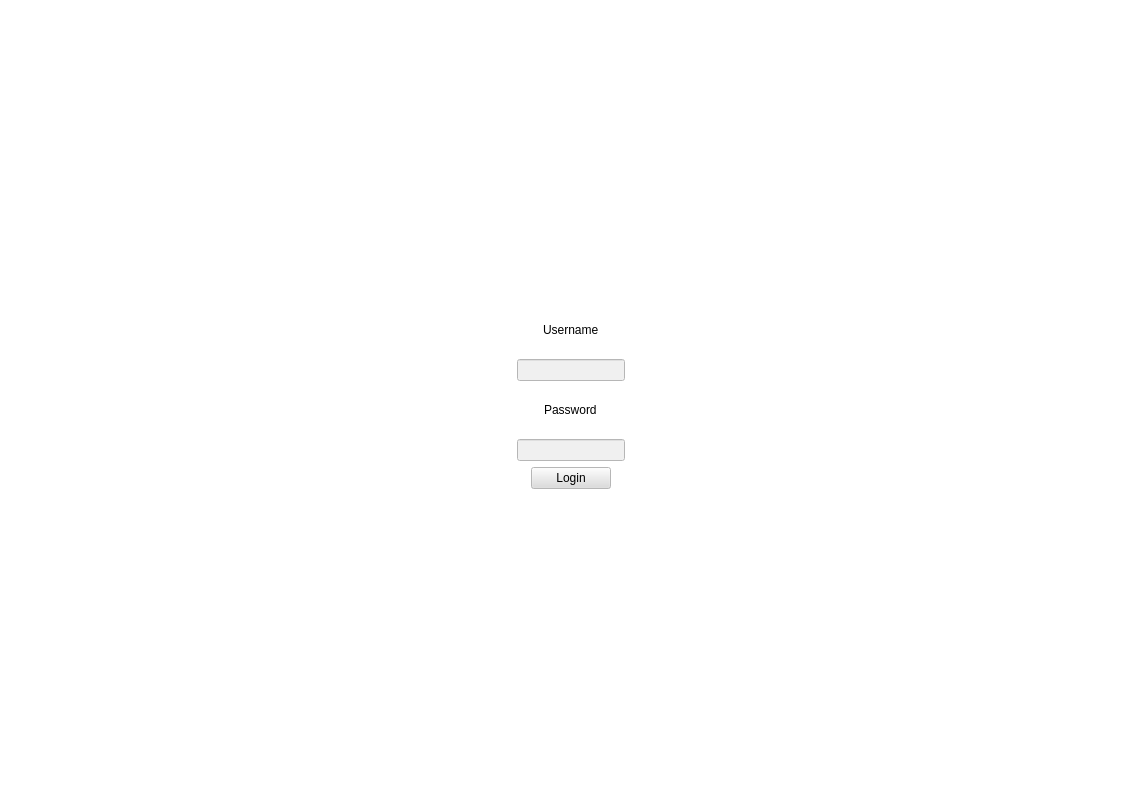
<?xml version="1.0" encoding="UTF-8"?>
<ui version="4.0">
 <class>MainWindow</class>
 <widget class="QMainWindow" name="MainWindow">
  <property name="geometry">
   <rect>
    <x>0</x>
    <y>0</y>
    <width>1143</width>
    <height>797</height>
   </rect>
  </property>
  <property name="palette">
   <palette>
    <active>
     <colorrole role="WindowText">
      <brush brushstyle="SolidPattern">
       <color alpha="255">
        <red>0</red>
        <green>0</green>
        <blue>0</blue>
       </color>
      </brush>
     </colorrole>
     <colorrole role="Button">
      <brush brushstyle="SolidPattern">
       <color alpha="255">
        <red>220</red>
        <green>220</green>
        <blue>220</blue>
       </color>
      </brush>
     </colorrole>
     <colorrole role="Light">
      <brush brushstyle="SolidPattern">
       <color alpha="255">
        <red>61</red>
        <green>56</green>
        <blue>70</blue>
       </color>
      </brush>
     </colorrole>
     <colorrole role="Text">
      <brush brushstyle="SolidPattern">
       <color alpha="255">
        <red>0</red>
        <green>0</green>
        <blue>0</blue>
       </color>
      </brush>
     </colorrole>
     <colorrole role="ButtonText">
      <brush brushstyle="SolidPattern">
       <color alpha="255">
        <red>0</red>
        <green>0</green>
        <blue>0</blue>
       </color>
      </brush>
     </colorrole>
     <colorrole role="Base">
      <brush brushstyle="SolidPattern">
       <color alpha="255">
        <red>240</red>
        <green>240</green>
        <blue>240</blue>
       </color>
      </brush>
     </colorrole>
     <colorrole role="Window">
      <brush brushstyle="SolidPattern">
       <color alpha="255">
        <red>255</red>
        <green>255</green>
        <blue>255</blue>
       </color>
      </brush>
     </colorrole>
     <colorrole role="AlternateBase">
      <brush brushstyle="SolidPattern">
       <color alpha="255">
        <red>255</red>
        <green>255</green>
        <blue>255</blue>
       </color>
      </brush>
     </colorrole>
    </active>
    <inactive>
     <colorrole role="WindowText">
      <brush brushstyle="SolidPattern">
       <color alpha="255">
        <red>0</red>
        <green>0</green>
        <blue>0</blue>
       </color>
      </brush>
     </colorrole>
     <colorrole role="Button">
      <brush brushstyle="SolidPattern">
       <color alpha="255">
        <red>220</red>
        <green>220</green>
        <blue>220</blue>
       </color>
      </brush>
     </colorrole>
     <colorrole role="Light">
      <brush brushstyle="SolidPattern">
       <color alpha="255">
        <red>61</red>
        <green>56</green>
        <blue>70</blue>
       </color>
      </brush>
     </colorrole>
     <colorrole role="Text">
      <brush brushstyle="SolidPattern">
       <color alpha="255">
        <red>0</red>
        <green>0</green>
        <blue>0</blue>
       </color>
      </brush>
     </colorrole>
     <colorrole role="ButtonText">
      <brush brushstyle="SolidPattern">
       <color alpha="255">
        <red>0</red>
        <green>0</green>
        <blue>0</blue>
       </color>
      </brush>
     </colorrole>
     <colorrole role="Base">
      <brush brushstyle="SolidPattern">
       <color alpha="255">
        <red>240</red>
        <green>240</green>
        <blue>240</blue>
       </color>
      </brush>
     </colorrole>
     <colorrole role="Window">
      <brush brushstyle="SolidPattern">
       <color alpha="255">
        <red>255</red>
        <green>255</green>
        <blue>255</blue>
       </color>
      </brush>
     </colorrole>
     <colorrole role="AlternateBase">
      <brush brushstyle="SolidPattern">
       <color alpha="255">
        <red>255</red>
        <green>255</green>
        <blue>255</blue>
       </color>
      </brush>
     </colorrole>
    </inactive>
    <disabled>
     <colorrole role="Button">
      <brush brushstyle="SolidPattern">
       <color alpha="255">
        <red>220</red>
        <green>220</green>
        <blue>220</blue>
       </color>
      </brush>
     </colorrole>
     <colorrole role="Light">
      <brush brushstyle="SolidPattern">
       <color alpha="255">
        <red>61</red>
        <green>56</green>
        <blue>70</blue>
       </color>
      </brush>
     </colorrole>
     <colorrole role="Base">
      <brush brushstyle="SolidPattern">
       <color alpha="255">
        <red>255</red>
        <green>255</green>
        <blue>255</blue>
       </color>
      </brush>
     </colorrole>
     <colorrole role="Window">
      <brush brushstyle="SolidPattern">
       <color alpha="255">
        <red>255</red>
        <green>255</green>
        <blue>255</blue>
       </color>
      </brush>
     </colorrole>
     <colorrole role="AlternateBase">
      <brush brushstyle="SolidPattern">
       <color alpha="255">
        <red>255</red>
        <green>255</green>
        <blue>255</blue>
       </color>
      </brush>
     </colorrole>
    </disabled>
   </palette>
  </property>
  <property name="windowTitle">
   <string>MainWindow</string>
  </property>
  <widget class="QWidget" name="centralwidget">
   <property name="sizePolicy">
    <sizepolicy hsizetype="Expanding" vsizetype="Expanding">
     <horstretch>0</horstretch>
     <verstretch>0</verstretch>
    </sizepolicy>
   </property>
   <layout class="QGridLayout" name="gridLayout">
    <item row="0" column="0">
     <widget class="QStackedWidget" name="stackedWidget">
      <property name="currentIndex">
       <number>0</number>
      </property>
      <widget class="QWidget" name="page_3">
       <layout class="QGridLayout" name="gridLayout_3">
        <item row="0" column="0">
         <widget class="QWidget" name="verticalWidget" native="true">
          <property name="sizePolicy">
           <sizepolicy hsizetype="Preferred" vsizetype="Preferred">
            <horstretch>50</horstretch>
            <verstretch>0</verstretch>
           </sizepolicy>
          </property>
          <property name="maximumSize">
           <size>
            <width>400</width>
            <height>200</height>
           </size>
          </property>
          <layout class="QGridLayout" name="gridLayout_2">
           <item row="2" column="0" alignment="Qt::AlignmentFlag::AlignHCenter">
            <widget class="QLabel" name="label_2">
             <property name="text">
              <string>Password</string>
             </property>
            </widget>
           </item>
           <item row="3" column="0" alignment="Qt::AlignmentFlag::AlignHCenter">
            <widget class="QLineEdit" name="passLineEdit"/>
           </item>
           <item row="1" column="0" alignment="Qt::AlignmentFlag::AlignHCenter">
            <widget class="QLineEdit" name="userLineEdit">
             <property name="maximumSize">
              <size>
               <width>400</width>
               <height>16777215</height>
              </size>
             </property>
            </widget>
           </item>
           <item row="0" column="0" alignment="Qt::AlignmentFlag::AlignHCenter">
            <widget class="QLabel" name="label">
             <property name="text">
              <string>Username</string>
             </property>
            </widget>
           </item>
           <item row="4" column="0" alignment="Qt::AlignmentFlag::AlignHCenter">
            <widget class="QPushButton" name="loginButton">
             <property name="text">
              <string>Login</string>
             </property>
            </widget>
           </item>
          </layout>
         </widget>
        </item>
       </layout>
      </widget>
      <widget class="QWidget" name="page_4">
       <layout class="QVBoxLayout" name="verticalLayout">
        <item alignment="Qt::AlignmentFlag::AlignHCenter|Qt::AlignmentFlag::AlignVCenter">
         <widget class="QWidget" name="verticalWidget_2" native="true">
          <property name="minimumSize">
           <size>
            <width>200</width>
            <height>100</height>
           </size>
          </property>
          <layout class="QVBoxLayout" name="verticalLayout_2">
           <item>
            <widget class="QPushButton" name="getButton">
             <property name="text">
              <string>Get file</string>
             </property>
            </widget>
           </item>
           <item>
            <widget class="QPushButton" name="postButton">
             <property name="text">
              <string>Post file</string>
             </property>
            </widget>
           </item>
          </layout>
         </widget>
        </item>
       </layout>
      </widget>
     </widget>
    </item>
   </layout>
  </widget>
 </widget>
 <resources/>
 <connections/>
</ui>
